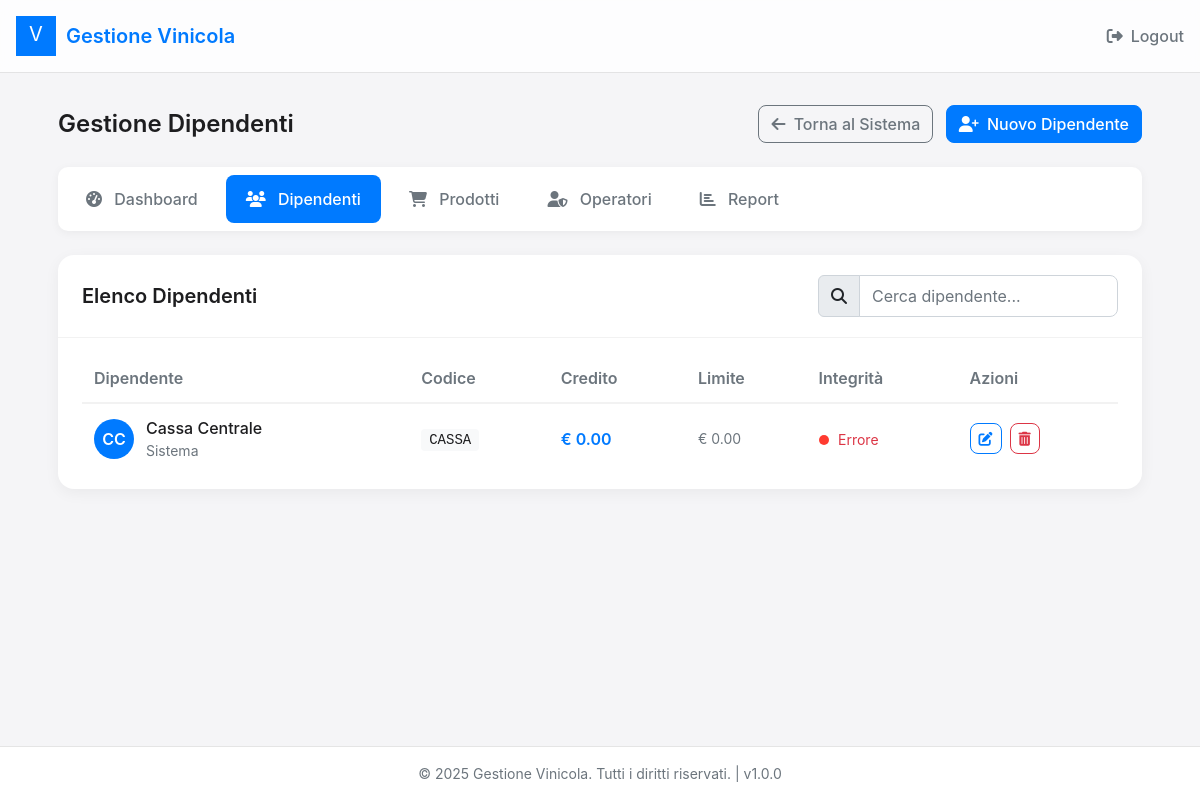
The page /admin/employees (signed in) on the database as committed earlier.
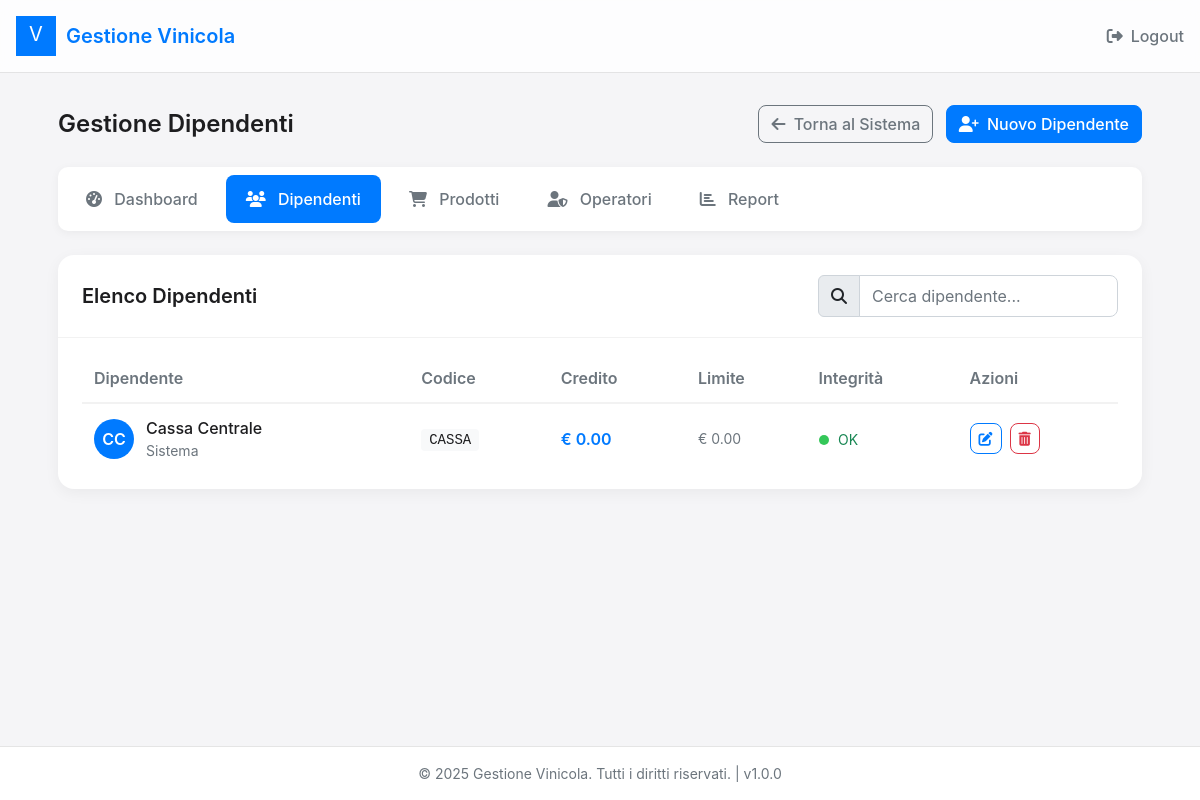
The same page on the database as committed later.
### app.py (models this page shows, shortened)
class Employee(db.Model):
    id = db.Column(db.Integer, primary_key=True)
    code = db.Column(db.String(50), unique=True)  # Codice a barre della card
    first_name = db.Column(db.String(100))
    last_name = db.Column(db.String(100))
    rank = db.Column(db.String(100))
    credit = db.Column(db.Numeric(10, 2), default=0)
    credit_hash = db.Column(db.String(64))  # Hash per verificare l'integrità del credito
    credit_limit = db.Column(db.Numeric(10, 2), default=0)  # Limite di credito negativo consentito
    def verify_credit_integrity(self):
        if not self.credit_hash:  # Se non c'è hash, crealo
            self.update_credit_hash()
            db.session.commit()
            return True
        secret = app.config['SECRET_KEY']
        data = f"{self.id}:{self.credit}:{self.credit_limit}:{secret}"
        computed_hash = hashlib.sha256(data.encode()).hexdigest()
        return computed_hash == self.credit_hash

### app.py (the view)
@app.route('/admin/employees')
def admin_employees():
    if session.get('admin_logged_in') != True:
        return redirect(url_for('admin_login'))
    employees = Employee.query.order_by(Employee.last_name).all()
    return render_template('admin_employees.html', employees=employees)

### app.py (called while the page is built)
@app.context_processor
def inject_app_info():
    now = datetime.now()
    return {
        'app_name': app.config['APP_NAME'],
        'app_version': app.config['APP_VERSION'],
        'now': now
    }

### templates/admin_employees.html (shortened to what the changed rows need)
{% extends "base.html" %}
{% block content %}
<div class="admin-container">
    <div class="admin-header">
        <h1 class="admin-title">Gestione Dipendenti</h1>
    </div>
    <div class="employees-table-container">
        <div class="table-wrapper">
            <table class="employees-table">
                <thead>
                    <tr>
                        <th>Dipendente</th>
                        <th>Codice</th>
                        <th>Credito</th>
                        <th>Limite</th>
                        <th>Integrità</th>
                        <th>Azioni</th>
                    </tr>
                </thead>
                <tbody>
                    {% for employee in employees %}
                    <tr>
                        <td class="employee-name-cell">
                            <div class="employee-avatar">{{ employee.first_name[0] }}{{ employee.last_name[0] }}</div>
                            <div class="employee-info">
                                <div class="employee-name">{{ employee.first_name }} {{ employee.last_name }}</div>
                                <div class="employee-rank">{{ employee.rank }}</div>
                            </div>
                        </td>
                        <td>
                            <span class="employee-code">{{ employee.code }}</span>
                        </td>
                        <td>
                            <div class="employee-credit">€ {{ "%.2f"|format(employee.credit) }}</div>
                        </td>
                        <td>
                            <div class="employee-limit">€ {{ "%.2f"|format(employee.credit_limit) }}</div>
                        </td>
                        <td>
                            <span class="integrity-indicator {% if employee.verify_credit_integrity() %}integrity-verified{% else %}integrity-failed{% endif %}"></span>
                            {% if employee.verify_credit_integrity() %}
                                <small class="text-success">OK</small>
                            {% else %}
                                <small class="text-danger">Errore</small>
                            {% endif %}
                        </td>
                        <td>
                            <div class="table-actions">
                                <a href="{{ url_for('admin_edit_employee', id=employee.id) }}" class="btn btn-sm btn-outline-primary" title="Modifica">
                                    <i class="fas fa-edit"></i>
                                </a>
                                <button type="button" class="btn btn-sm btn-outline-danger" data-bs-toggle="modal" data-bs-target="#deleteModal{{ employee.id }}" title="Elimina">
                                    <i class="fas fa-trash-alt"></i>
                                </button>
                            </div>
                        </td>
                    </tr>
                    {% endfor %}
                </tbody>
            </table>
        </div>
    </div>
</div>
{% endblock %}

Rows that differ between the two databases and show on the page:
changed Employee "Cassa": credit_hash "Errore" → "OK"
